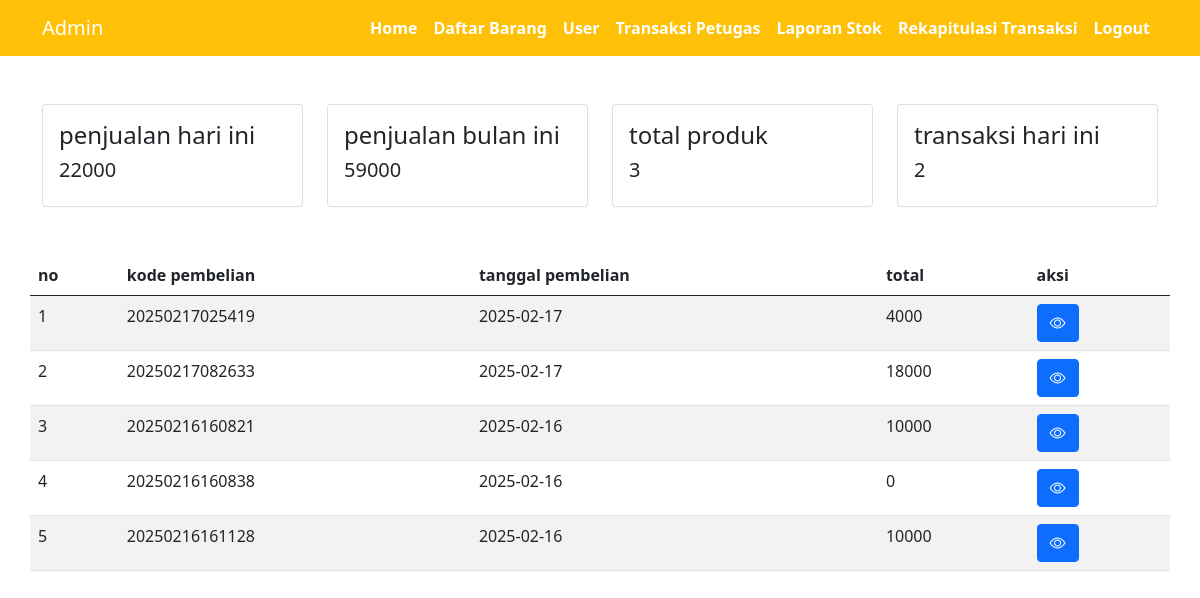
/admin/admin.php, run on the app's committed database.
### tables this page shows
CREATE TABLE `pembelian` (
  `id` int NOT NULL,
  `harga_jual` int DEFAULT NULL,
  `harga_bayar` int DEFAULT NULL,
  `kembalian` int DEFAULT NULL,
  `kode_pembelian` varchar(150) DEFAULT NULL,
  `tanggal_pembelian` date DEFAULT NULL,
  `user_id` int DEFAULT NULL
);

### admin/admin.php (the view, shortened to what this page needs)
<?php
include '../koneksi.php';
$query_produk = "SELECT * FROM produk";
$eksekusi_produk = mysqli_query($koneksi, $query_produk);
$data_produk = mysqli_fetch_all($eksekusi_produk, MYSQLI_ASSOC);
$query_history = "SELECT * FROM pembelian ORDER BY tanggal_pembelian DESC LIMIT 4";
$eksekusi_history = mysqli_query($koneksi, $query_history);
$pembelian_hari_ini = "SELECT SUM(harga_jual) AS total_today FROM pembelian WHERE tanggal_pembelian = CURDATE()";
$eksekusi_pembelian = mysqli_query($koneksi, $pembelian_hari_ini);
$data_pembelian = mysqli_fetch_assoc($eksekusi_pembelian);
$bulan_ini = date('Y-m');
$pembelian_bulan_ini = "SELECT SUM(harga_jual) AS total_today FROM pembelian WHERE DATE_FORMAT(tanggal_pembelian,'%Y-%m') = '$bulan_ini'";
$eksekusi_pembelian2 = mysqli_query($koneksi, $pembelian_bulan_ini);
$data_pembelian2 = mysqli_fetch_assoc($eksekusi_pembelian2);
$query_transaksi = "SELECT * FROM pembelian where tanggal_pembelian= CURDATE()";
$eksekusi_transaksi = mysqli_query($koneksi, $query_transaksi);
$data_transaksi = mysqli_fetch_all($eksekusi_transaksi, MYSQLI_ASSOC);
$query_transaksi2 = "SELECT * FROM pembelian order by tanggal_pembelian desc limit 5";
$eksekusi_transaksi2 = mysqli_query($koneksi, $query_transaksi2);
$data_transaksi2 = mysqli_fetch_all($eksekusi_transaksi2, MYSQLI_ASSOC);
?>
<!DOCTYPE html>
<html lang="en">
<head>
  <link href="https://cdn.jsdelivr.net/npm/bootstrap@5.0.2/dist/css/bootstrap.min.css" rel="stylesheet"
>
    <link rel="stylesheet" href="https://cdn.jsdelivr.net/npm/bootstrap-icons@1.11.3/font/bootstrap-icons.min.css">
</head>
<body>
  <?php require_once('navbar-admin.php'); ?>
  <div class="container">
<div class="col-lg-12">
  <div class="row">
    <div class="col-md-3 mt-5">
      <div class="card">
        <div class="card-body">
            <h4>penjualan hari ini</h4>
            <h5><?=$data_pembelian['total_today'] ?? '0'?></h5>
        </div>
      </div>
    </div>
    <div class="col-md-3 mt-5">
      <div class="card">
        <div class="card-body">
            <h4>penjualan bulan ini</h4>
            <h5><?=$data_pembelian2['total_today'] ?? '0'?></h5>
        </div>
      </div>
    </div>
    <div class="col-md-3 mt-5">
      <div class="card">
        <div class="card-body">
            <h4>total produk</h4>
            <h5><?=count($data_produk)?></h5>
        </div>
      </div>
    </div>
    <div class="col-md-3 mt-5">
      <div class="card">
        <div class="card-body">
            <h4>transaksi hari ini</h4>
            <h5><?=count($data_transaksi)?></h5>
        </div>
      </div>
    </div>
    <table class="table table-striped mt-5">
      <thead>
        <tr>
          <th>no</th>
          <th>kode pembelian</th>
          <th>tanggal pembelian</th>
          <th>total</th>
          <th>aksi</th>
        </tr>
      </thead>
      <tbody>
        <?php
        $no=1;
        foreach($data_transaksi2 as $dt) {
        ?>
        <tr>
          <td><?=$no++?></td>
          <td><?=$dt['kode_pembelian']?></td>
          <td><?=$dt['tanggal_pembelian']?></td>
          <td><?=$dt['harga_jual']?></td>
          <td><a href="detail_transaksi.php?kode_pembelian=<?=$dt['kode_pembelian']?>" class="btn btn-primary"><i class="bi bi-eye"></i></a></td>
        </tr>
        <?php
        }
        ?>
      </tbody>
    </table>
  </div>
</div>
</div>
</body>
</html>

### admin/navbar-admin.php (shortened to what this page needs)
<nav class="navbar navbar-expand-lg navbar-light bg-warning">
    <div class="container">
        <a class="navbar-brand text-white" href="#">Admin</a>
        <div class="collapse navbar-collapse" id="navbarNav">
            <ul class="navbar-nav ms-auto">
                <li class="nav-item">
                    <a class="nav-link <?php echo ($_SERVER['PHP_SELF'] == '/admin.php' ? 'active' : ''); ?>" href="admin.php">Home</a>
                </li>
                <li class="nav-item">
                    <a class="nav-link <?php echo ($_SERVER['PHP_SELF'] == '/barang.php' ? 'active' : ''); ?>" href="barang.php">Daftar Barang</a>
                </li>
                <li class="nav-item">
                    <a class="nav-link <?php echo ($_SERVER['PHP_SELF'] == '/user.php' ? 'active' : ''); ?>" href="user.php">User</a>
                </li>
                <li class="nav-item">
                    <a class="nav-link <?php echo ($_SERVER['PHP_SELF'] == '/transaksi-petugas.php' ? 'active' : ''); ?>" href="transaksi-petugas.php">Transaksi Petugas</a>
                </li>
                <li class="nav-item">
                    <a class="nav-link <?php echo ($_SERVER['PHP_SELF'] == '/laporan-stok.php' ? 'active' : ''); ?>" href="laporan-stok.php">Laporan Stok</a>
                </li>
                <li class="nav-item">
                    <a class="nav-link <?php echo ($_SERVER['PHP_SELF'] == '/rekap.php' ? 'active' : ''); ?>" href="rekap.php">Rekapitulasi Transaksi</a>
                </li>
                <li class="nav-item">
                    <a class="nav-link" href="../logout.php" onclick="return confirm('Apakah Anda yakin akan logout?')">Logout</a>
                </li>
            </ul>
        </div>
    </div>
</nav>

### admin/navbar-admin.php (style rules this page uses)
.nav-link { color: white !important; transition: all 0.3s ease-in-out; padding: 5px 15px; border-radius: 20px; font-weight: bold; }

### data on the page
pembelian: kode_pembelian "20250217025419", tanggal_pembelian "2025-02-17", harga_jual "4000"
pembelian: kode_pembelian "20250217082633", tanggal_pembelian "2025-02-17", harga_jual "18000"
pembelian: kode_pembelian "20250216160821", tanggal_pembelian "2025-02-16", harga_jual "10000"
pembelian: kode_pembelian "20250216160838", tanggal_pembelian "2025-02-16", harga_jual "0"
pembelian: kode_pembelian "20250216161128", tanggal_pembelian "2025-02-16", harga_jual "10000"

### other printed values
$data_pembelian['total_today'] "22000"
$data_pembelian2['total_today'] "59000"
count($data_produk) "3"
count($data_transaksi) "2"
